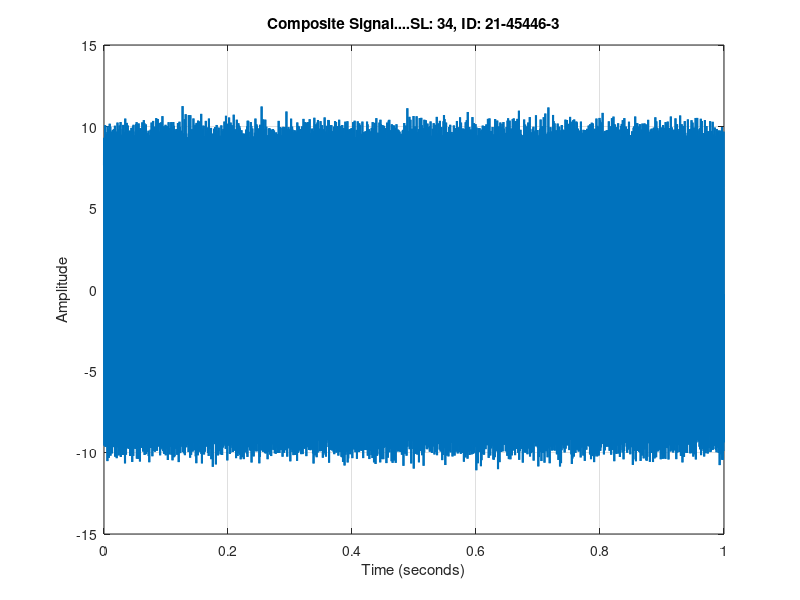

Recreate this plot in MATLAB.
clc
clear all
close all
% Constants
A = 2; % Value of A
B = 1; % Value of B
C = 4; % Value of C
D = 5; % Value of D
E = 4; % Value of E
F = 4; % Value of F
G = 6; % Value of G
H = 3; % Value of H
% Calculate amplitudes
A1 = A + B + H;
A2 = B + C + H;
s = (C + D + H) / 30;
% Sampling frequency and time duration
fs = 8000;
t = 0:1/fs:1-1/fs;
% Generate composite signal
x = A1*sin(2*pi*((C+D+H)*100)*t) + A2*cos(2*pi*((D+E+H)*100)*t) + s*randn(size(t));
% Plot the composite signal figure
plot(t, x, 'linewidth', 1.5)
grid on
xlabel('Time (seconds)')
ylabel('Amplitude')
title('Composite Signal....SL: 34, ID: 21-45446-3')